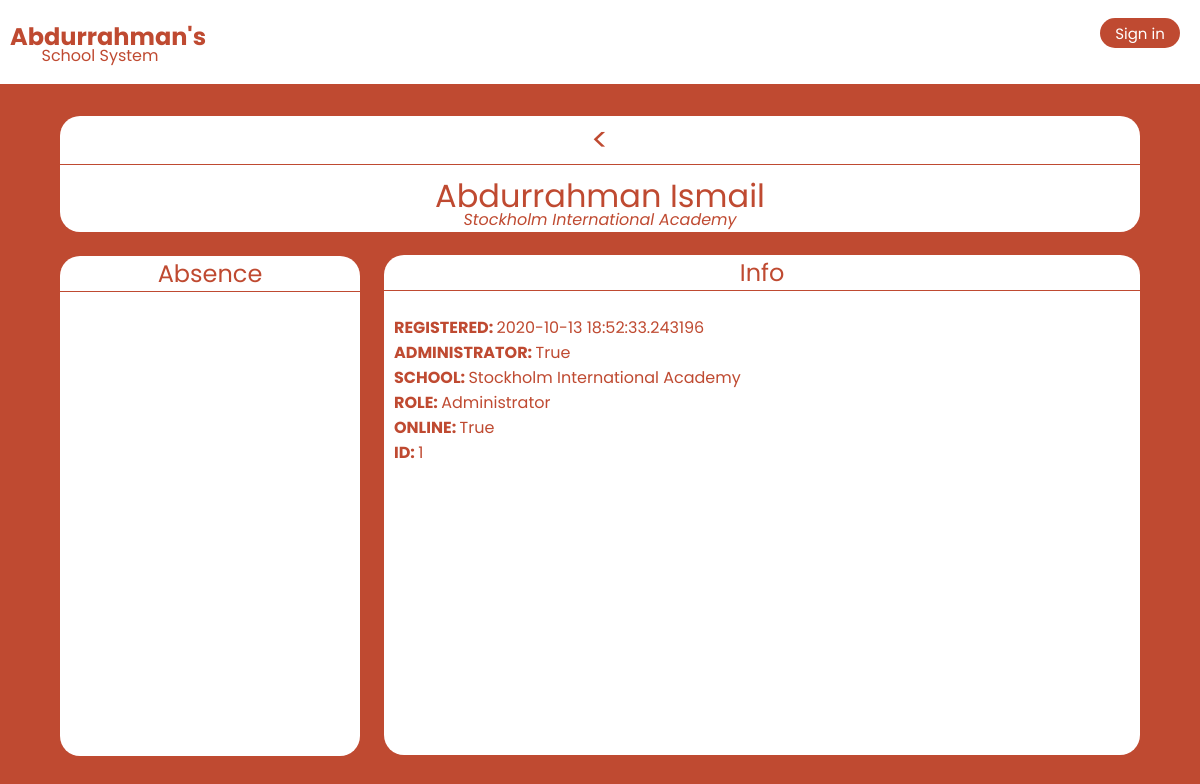
Page /user/Abdurrahman Ismail on the committed database.
### webserver.py (models this page shows)
class User(UserMixin, db.Model):
    id = db.Column(db.Integer, primary_key=True)
    name = db.Column(db.String(50), unique=True)
    password = db.Column(db.Integer)
    date_created = db.Column(db.DateTime, default=datetime.now)
    online = db.Column(db.Boolean, default=False)
    year = db.Column(db.String(1))
    school = db.Column(db.String(50))
    admin = db.Column(db.Boolean, default=False)
    teacher = db.Column(db.Boolean, default=False)
    principal = db.Column(db.Boolean, default=False)
    verified = db.Column(db.Boolean, default=False)

### webserver.py (the view)
@app.route('/user/<name>')
def get_user(name):
    user = User.query.filter_by(name=name).first()
    return render_template("user.html",user=user)

### templates/user.html (shortened to what this page needs)
<!DOCTYPE html>
<html lang="en" dir="ltr">
  <head>
    <link rel="stylesheet" href="{{ url_for('static', filename='styles/style.css') }}">
  </head>
  <body>
    {% include "navbar.html" %}
    <div class="pb">
      <p style="border-bottom: 1px solid #bf4a31; width: 100%; text-align: center; margin-bottom:-25px;"><a href="/database"><</a></p>
      <p>{{ user.name }}</p>
      <p style="font-size: 50%; color: #bf4a31; margin-top: -50px; padding-top: 5px;"><i>{{ user.school }}</i></p>
    </div>
    <div class="ar">
      <p style="width: 100%; text-align: center; font-size: 150%; border-bottom: 1px solid #bf4a31;">Absence</p>
    </div>
    <div class="pi">
      <p style="width: 100%; text-align: center; font-size: 150%; border-bottom: 1px solid #bf4a31;">Info</p>
      <p style="width: 100%; text-align: left; padding-left:10px; margin: 0;"><strong>REGISTERED: </strong>{{ user.date_created }}</p>
      <p style="width: 100%; text-align: left; padding-left:10px; margin: 0;"><strong>ADMINISTRATOR: </strong>{{ user.admin }}</p>
      <p style="width: 100%; text-align: left; padding-left:10px; margin: 0;"><strong>SCHOOL: </strong>{{ user.school }}</p>
      {% if user.admin == True %}
        <p style="width: 100%; text-align: left; padding-left:10px; margin: 0;"><strong>ROLE: </strong>Administrator</p>
      {% endif %}
      <p style="width: 100%; text-align: left; padding-left:10px; margin: 0;"><strong>ONLINE: </strong>{{ user.online }}</p>
      <p style="width: 100%; text-align: left; padding-left:10px; margin: 0;"><strong>ID: </strong>{{ user.id }}</p>
    </div>
  </body>
</html>

### static/styles/style.css (style rules this page uses)
body { position: relative; padding: 0; margin: 0; height: auto; width: 100%; font-family: 'Poppins', sans-serif; background-color: #bf4a31; }
a { text-decoration: none; text-decoration-style: none; color: #bf4a31; }
.pb { animation: slide-to-left 2s 1; margin-top: 10px; width: 90%; height: auto; background-color: white; margin-left: 5%; margin-right: 5%; text-align: center; font-size: 200%; color: #bf4a31; border-radius: 20px; }
.ar { animation: slide-to-left 2s 1; color: #bf4a31; width: 25%; height: 500px; background: white; margin-left: 5%; border-radius: 20px; }
.pi { animation: slide-to-left 2s 1; color: #bf4a31; margin-top: -525px; width: 63%; height: 500px; background: white; margin-left: 32%; border-radius: 20px; }

### rows in the picture
User: name "Abdurrahman Ismail", school "Stockholm International Academy", date_created "2020-10-13 18:52:33.243196", admin "True", online "True", id "1"
